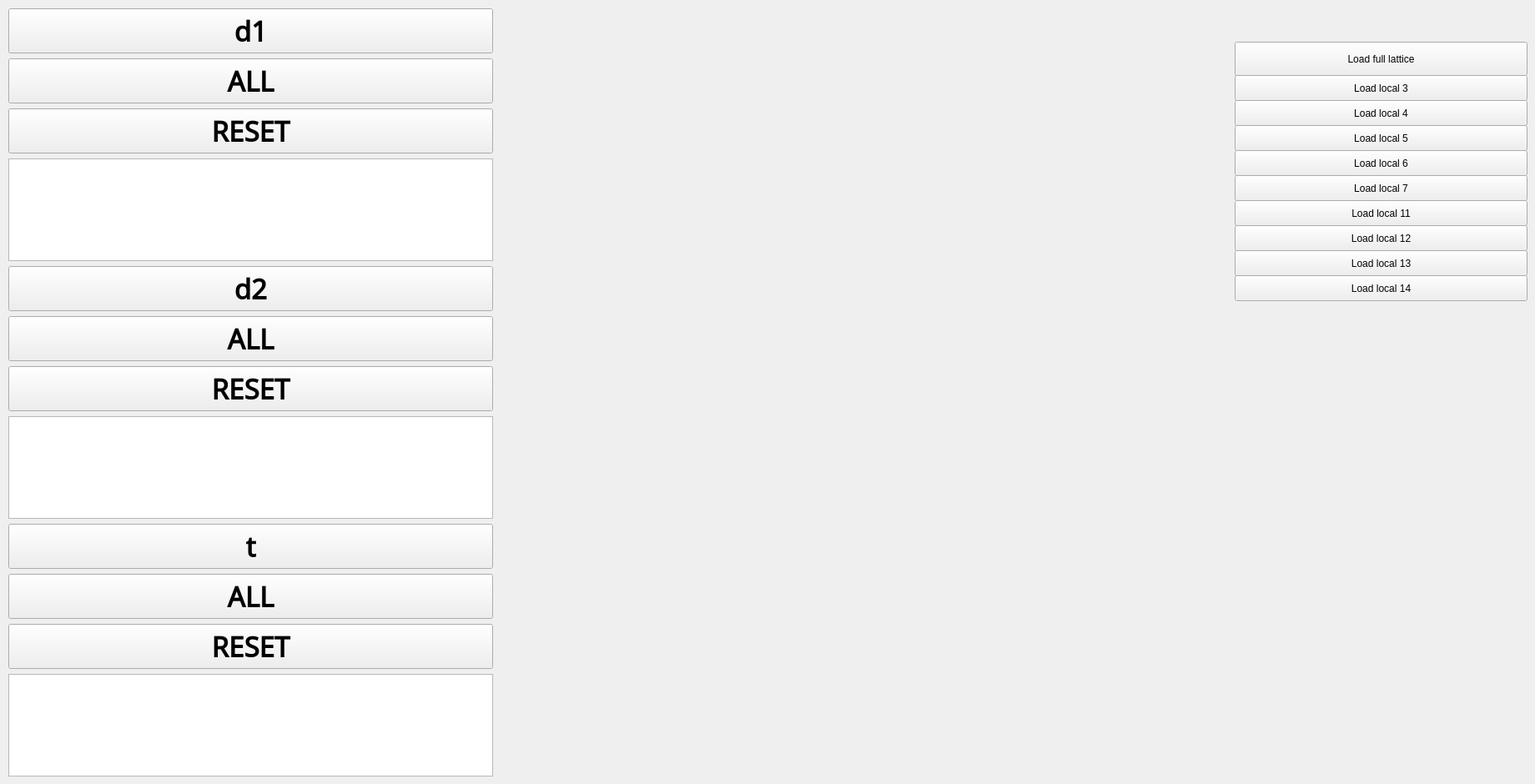
  <widget class="QWidget" name="tab_10">
   <attribute name="title">
    <string>Lattice N=64</string>
   </attribute>
   <widget class="QLabel" name="label_10">
    <property name="geometry">
     <rect>
      <x>600</x>
      <y>10</y>
      <width>931</width>
      <height>871</height>
     </rect>
    </property>
    <property name="text">
     <string/>
    </property>
    <property name="pixmap">
     <pixmap>LatticeN64.svg</pixmap>
    </property>
   </widget>
   <widget class="QWidget" name="layoutWidget_9">
    <property name="geometry">
     <rect>
      <x>10</x>
      <y>10</y>
      <width>581</width>
      <height>921</height>
     </rect>
    </property>
    <layout class="QVBoxLayout" name="verticalLayout_10">
     <item>
      <widget class="QPushButton" name="pushButton_338">
       <property name="font">
        <font>
         <family>Noto Sans Bassa Vah</family>
         <pointsize>25</pointsize>
         <weight>75</weight>
         <bold>true</bold>
        </font>
       </property>
       <property name="text">
        <string>d1</string>
       </property>
      </widget>
     </item>
     <item>
      <widget class="QPushButton" name="pushButton_339">
       <property name="font">
        <font>
         <family>Noto Sans Bassa Vah</family>
         <pointsize>25</pointsize>
         <weight>75</weight>
         <bold>true</bold>
        </font>
       </property>
       <property name="text">
        <string>ALL</string>
       </property>
      </widget>
     </item>
     <item>
      <widget class="QPushButton" name="pushButton_340">
       <property name="font">
        <font>
         <family>Noto Sans Bassa Vah</family>
         <pointsize>25</pointsize>
         <weight>75</weight>
         <bold>true</bold>
        </font>
       </property>
       <property name="text">
        <string>RESET</string>
       </property>
      </widget>
     </item>
     <item>
      <widget class="QPlainTextEdit" name="plainTextEdit_28">
       <property name="font">
        <font>
         <pointsize>18</pointsize>
        </font>
       </property>
      </widget>
     </item>
     <item>
      <widget class="QPushButton" name="pushButton_341">
       <property name="font">
        <font>
         <family>Noto Sans Bassa Vah</family>
         <pointsize>25</pointsize>
         <weight>75</weight>
         <bold>true</bold>
        </font>
       </property>
       <property name="text">
        <string>d2</string>
       </property>
      </widget>
     </item>
     <item>
      <widget class="QPushButton" name="pushButton_342">
       <property name="font">
        <font>
         <family>Noto Sans Bassa Vah</family>
         <pointsize>25</pointsize>
         <weight>75</weight>
         <bold>true</bold>
        </font>
       </property>
       <property name="text">
        <string>ALL</string>
       </property>
      </widget>
     </item>
     <item>
      <widget class="QPushButton" name="pushButton_343">
       <property name="font">
        <font>
         <family>Noto Sans Bassa Vah</family>
         <pointsize>25</pointsize>
         <weight>75</weight>
         <bold>true</bold>
        </font>
       </property>
       <property name="text">
        <string>RESET</string>
       </property>
      </widget>
     </item>
     <item>
      <widget class="QPlainTextEdit" name="plainTextEdit_29">
       <property name="font">
        <font>
         <pointsize>18</pointsize>
        </font>
       </property>
      </widget>
     </item>
     <item>
      <widget class="QPushButton" name="pushButton_344">
       <property name="font">
        <font>
         <family>Noto Sans Bassa Vah</family>
         <pointsize>25</pointsize>
         <weight>75</weight>
         <bold>true</bold>
        </font>
       </property>
       <property name="text">
        <string>t</string>
       </property>
      </widget>
     </item>
     <item>
      <widget class="QPushButton" name="pushButton_345">
       <property name="font">
        <font>
         <family>Noto Sans Bassa Vah</family>
         <pointsize>25</pointsize>
         <weight>75</weight>
         <bold>true</bold>
        </font>
       </property>
       <property name="text">
        <string>ALL</string>
       </property>
      </widget>
     </item>
     <item>
      <widget class="QPushButton" name="pushButton_346">
       <property name="font">
        <font>
         <family>Noto Sans Bassa Vah</family>
         <pointsize>25</pointsize>
         <weight>75</weight>
         <bold>true</bold>
        </font>
       </property>
       <property name="text">
        <string>RESET</string>
       </property>
      </widget>
     </item>
     <item>
      <widget class="QPlainTextEdit" name="plainTextEdit_30">
       <property name="font">
        <font>
         <pointsize>18</pointsize>
        </font>
       </property>
      </widget>
     </item>
    </layout>
   </widget>
   <widget class="QPushButton" name="pushButton_439">
    <property name="geometry">
     <rect>
      <x>620</x>
      <y>130</y>
      <width>81</width>
      <height>71</height>
     </rect>
    </property>
    <property name="styleSheet">
     <string notr="true">background-color: rgba(0,0,0,0); border: none;</string>
    </property>
    <property name="text">
     <string/>
    </property>
   </widget>
   <widget class="QPushButton" name="pushButton_440">
    <property name="geometry">
     <rect>
      <x>700</x>
      <y>130</y>
      <width>81</width>
      <height>71</height>
     </rect>
    </property>
    <property name="styleSheet">
     <string notr="true">background-color: rgba(0,0,0,0); border: none;</string>
    </property>
    <property name="text">
     <string/>
    </property>
   </widget>
   <widget class="QPushButton" name="pushButton_441">
    <property name="geometry">
     <rect>
      <x>800</x>
      <y>130</y>
      <width>81</width>
      <height>71</height>
     </rect>
    </property>
    <property name="styleSheet">
     <string notr="true">background-color: rgba(0,0,0,0); border: none;</string>
    </property>
    <property name="text">
     <string/>
    </property>
   </widget>
   <widget class="QPushButton" name="pushButton_442">
    <property name="geometry">
     <rect>
      <x>900</x>
      <y>130</y>
      <width>81</width>
      <height>71</height>
     </rect>
    </property>
    <property name="styleSheet">
     <string notr="true">background-color: rgba(0,0,0,0); border: none;</string>
    </property>
    <property name="text">
     <string/>
    </property>
   </widget>
   <widget class="QPushButton" name="pushButton_443">
    <property name="geometry">
     <rect>
      <x>1000</x>
      <y>130</y>
      <width>81</width>
      <height>71</height>
     </rect>
    </property>
    <property name="styleSheet">
     <string notr="true">background-color: rgba(0,0,0,0); border: none;</string>
    </property>
    <property name="text">
     <string/>
    </property>
   </widget>
   <widget class="QPushButton" name="pushButton_444">
    <property name="geometry">
     <rect>
      <x>1100</x>
      <y>130</y>
      <width>81</width>
      <height>71</height>
     </rect>
    </property>
    <property name="styleSheet">
     <string notr="true">background-color: rgba(0,0,0,0); border: none;</string>
    </property>
    <property name="text">
     <string/>
    </property>
   </widget>
   <widget class="QPushButton" name="pushButton_445">
    <property name="geometry">
     <rect>
      <x>1210</x>
      <y>130</y>
      <width>81</width>
      <height>71</height>
     </rect>
    </property>
    <property name="styleSheet">
     <string notr="true">background-color: rgba(0,0,0,0); border: none;</string>
    </property>
    <property name="text">
     <string/>
    </property>
   </widget>
   <widget class="QPushButton" name="pushButton_446">
    <property name="geometry">
     <rect>
      <x>1330</x>
      <y>130</y>
      <width>81</width>
      <height>71</height>
     </rect>
    </property>
    <property name="styleSheet">
     <string notr="true">background-color: rgba(0,0,0,0); border: none;</string>
    </property>
    <property name="text">
     <string/>
    </property>
   </widget>
   <widget class="QPushButton" name="pushButton_447">
    <property name="geometry">
     <rect>
      <x>610</x>
      <y>210</y>
      <width>81</width>
      <height>71</height>
     </rect>
    </property>
    <property name="styleSheet">
     <string notr="true">background-color: rgba(0,0,0,0); border: none;</string>
    </property>
    <property name="text">
     <string/>
    </property>
   </widget>
   <widget class="QPushButton" name="pushButton_448">
    <property name="geometry">
     <rect>
      <x>700</x>
      <y>200</y>
      <width>81</width>
      <height>71</height>
     </rect>
    </property>
    <property name="styleSheet">
     <string notr="true">background-color: rgba(0,0,0,0); border: none;</string>
    </property>
    <property name="text">
     <string/>
    </property>
   </widget>
   <widget class="QPushButton" name="pushButton_449">
    <property name="geometry">
     <rect>
      <x>800</x>
      <y>210</y>
      <width>81</width>
      <height>71</height>
     </rect>
    </property>
    <property name="styleSheet">
     <string notr="true">background-color: rgba(0,0,0,0); border: none;</string>
    </property>
    <property name="text">
     <string/>
    </property>
   </widget>
   <widget class="QPushButton" name="pushButton_450">
    <property name="geometry">
     <rect>
      <x>910</x>
      <y>210</y>
      <width>81</width>
      <height>71</height>
     </rect>
    </property>
    <property name="styleSheet">
     <string notr="true">background-color: rgba(0,0,0,0); border: none;</string>
    </property>
    <property name="text">
     <string/>
    </property>
   </widget>
   <widget class="QPushButton" name="pushButton_451">
    <property name="geometry">
     <rect>
      <x>1000</x>
      <y>210</y>
      <width>81</width>
      <height>71</height>
     </rect>
    </property>
    <property name="styleSheet">
     <string notr="true">background-color: rgba(0,0,0,0); border: none;</string>
    </property>
    <property name="text">
     <string/>
    </property>
   </widget>
   <widget class="QPushButton" name="pushButton_452">
    <property name="geometry">
     <rect>
      <x>1100</x>
      <y>210</y>
      <width>81</width>
      <height>71</height>
     </rect>
    </property>
    <property name="styleSheet">
     <string notr="true">background-color: rgba(0,0,0,0); border: none;</string>
    </property>
    <property name="text">
     <string/>
    </property>
   </widget>
   <widget class="QPushButton" name="pushButton_453">
    <property name="geometry">
     <rect>
      <x>1210</x>
      <y>220</y>
      <width>81</width>
      <height>71</height>
     </rect>
    </property>
    <property name="styleSheet">
     <string notr="true">background-color: rgba(0,0,0,0); border: none;</string>
    </property>
    <property name="text">
     <string/>
    </property>
   </widget>
   <widget class="QPushButton" name="pushButton_454">
    <property name="geometry">
     <rect>
      <x>1350</x>
      <y>220</y>
      <width>81</width>
      <height>71</height>
     </rect>
    </property>
    <property name="styleSheet">
     <string notr="true">background-color: rgba(0,0,0,0); border: none;</string>
    </property>
    <property name="text">
     <string/>
    </property>
   </widget>
   <widget class="QPushButton" name="pushButton_455">
    <property name="geometry">
     <rect>
      <x>610</x>
      <y>290</y>
      <width>81</width>
      <height>71</height>
     </rect>
    </property>
    <property name="styleSheet">
     <string notr="true">background-color: rgba(0,0,0,0); border: none;</string>
    </property>
    <property name="text">
     <string/>
    </property>
   </widget>
   <widget class="QPushButton" name="pushButton_456">
    <property name="geometry">
     <rect>
      <x>710</x>
      <y>290</y>
      <width>81</width>
      <height>71</height>
     </rect>
    </property>
    <property name="styleSheet">
     <string notr="true">background-color: rgba(0,0,0,0); border: none;</string>
    </property>
    <property name="text">
     <string/>
    </property>
   </widget>
   <widget class="QPushButton" name="pushButton_457">
    <property name="geometry">
     <rect>
      <x>800</x>
      <y>290</y>
      <width>81</width>
      <height>71</height>
     </rect>
    </property>
    <property name="styleSheet">
     <string notr="true">background-color: rgba(0,0,0,0); border: none;</string>
    </property>
    <property name="text">
     <string/>
    </property>
   </widget>
   <widget class="QPushButton" name="pushButton_458">
    <property name="geometry">
     <rect>
      <x>910</x>
      <y>300</y>
      <width>81</width>
      <height>71</height>
     </rect>
    </property>
    <property name="styleSheet">
     <string notr="true">background-color: rgba(0,0,0,0); border: none;</string>
    </property>
    <property name="text">
     <string/>
    </property>
   </widget>
   <widget class="QPushButton" name="pushButton_459">
    <property name="geometry">
     <rect>
      <x>1010</x>
      <y>290</y>
      <width>81</width>
      <height>71</height>
     </rect>
    </property>
    <property name="styleSheet">
     <string notr="true">background-color: rgba(0,0,0,0); border: none;</string>
    </property>
    <property name="text">
     <string/>
    </property>
   </widget>
   <widget class="QPushButton" name="pushButton_460">
    <property name="geometry">
     <rect>
      <x>1100</x>
      <y>300</y>
      <width>81</width>
      <height>71</height>
     </rect>
    </property>
    <property name="styleSheet">
     <string notr="true">background-color: rgba(0,0,0,0); border: none;</string>
    </property>
    <property name="text">
     <string/>
    </property>
   </widget>
   <widget class="QPushButton" name="pushButton_461">
    <property name="geometry">
     <rect>
      <x>1220</x>
      <y>300</y>
      <width>81</width>
      <height>71</height>
     </rect>
    </property>
    <property name="styleSheet">
     <string notr="true">background-color: rgba(0,0,0,0); border: none;</string>
    </property>
    <property name="text">
     <string/>
    </property>
   </widget>
   <widget class="QPushButton" name="pushButton_462">
    <property name="geometry">
     <rect>
      <x>1340</x>
      <y>300</y>
      <width>81</width>
      <height>71</height>
     </rect>
    </property>
    <property name="styleSheet">
     <string notr="true">background-color: rgba(0,0,0,0); border: none;</string>
    </property>
    <property name="text">
     <string/>
    </property>
   </widget>
   <widget class="QPushButton" name="pushButton_463">
    <property name="geometry">
     <rect>
      <x>610</x>
      <y>370</y>
      <width>81</width>
      <height>71</height>
     </rect>
    </property>
    <property name="styleSheet">
     <string notr="true">background-color: rgba(0,0,0,0); border: none;</string>
    </property>
    <property name="text">
     <string/>
    </property>
   </widget>
   <widget class="QPushButton" name="pushButton_464">
    <property name="geometry">
     <rect>
      <x>700</x>
      <y>360</y>
      <width>81</width>
      <height>71</height>
     </rect>
    </property>
    <property name="styleSheet">
     <string notr="true">background-color: rgba(0,0,0,0); border: none;</string>
    </property>
    <property name="text">
     <string/>
    </property>
   </widget>
   <widget class="QPushButton" name="pushButton_465">
    <property name="geometry">
     <rect>
      <x>790</x>
      <y>360</y>
      <width>81</width>
      <height>71</height>
     </rect>
    </property>
    <property name="styleSheet">
     <string notr="true">background-color: rgba(0,0,0,0); border: none;</string>
    </property>
    <property name="text">
     <string/>
    </property>
   </widget>
   <widget class="QPushButton" name="pushButton_466">
    <property name="geometry">
     <rect>
      <x>900</x>
      <y>370</y>
      <width>81</width>
      <height>71</height>
     </rect>
    </property>
    <property name="styleSheet">
     <string notr="true">background-color: rgba(0,0,0,0); border: none;</string>
    </property>
    <property name="text">
     <string/>
    </property>
   </widget>
   <widget class="QPushButton" name="pushButton_467">
    <property name="geometry">
     <rect>
      <x>1000</x>
      <y>380</y>
      <width>81</width>
      <height>71</height>
     </rect>
    </property>
    <property name="styleSheet">
     <string notr="true">background-color: rgba(0,0,0,0); border: none;</string>
    </property>
    <property name="text">
     <string/>
    </property>
   </widget>
   <widget class="QPushButton" name="pushButton_468">
    <property name="geometry">
     <rect>
      <x>1110</x>
      <y>370</y>
      <width>81</width>
      <height>71</height>
     </rect>
    </property>
    <property name="styleSheet">
     <string notr="true">background-color: rgba(0,0,0,0); border: none;</string>
    </property>
    <property name="text">
     <string/>
    </property>
   </widget>
   <widget class="QPushButton" name="pushButton_469">
    <property name="geometry">
     <rect>
      <x>1220</x>
      <y>390</y>
      <width>81</width>
      <height>71</height>
     </rect>
    </property>
    <property name="styleSheet">
     <string notr="true">background-color: rgba(0,0,0,0); border: none;</string>
    </property>
    <property name="text">
     <string/>
    </property>
   </widget>
   <widget class="QPushButton" name="pushButton_470">
    <property name="geometry">
     <rect>
      <x>1340</x>
      <y>380</y>
      <width>81</width>
      <height>71</height>
     </rect>
    </property>
    <property name="styleSheet">
     <string notr="true">background-color: rgba(0,0,0,0); border: none;</string>
    </property>
    <property name="text">
     <string/>
    </property>
   </widget>
   <widget class="QPushButton" name="pushButton_471">
    <property name="geometry">
     <rect>
      <x>610</x>
      <y>440</y>
      <width>81</width>
      <height>71</height>
     </rect>
    </property>
    <property name="styleSheet">
     <string notr="true">background-color: rgba(0,0,0,0); border: none;</string>
    </property>
    <property name="text">
     <string/>
    </property>
   </widget>
   <widget class="QPushButton" name="pushButton_472">
    <property name="geometry">
     <rect>
      <x>700</x>
      <y>440</y>
      <width>81</width>
      <height>71</height>
     </rect>
    </property>
    <property name="styleSheet">
     <string notr="true">background-color: rgba(0,0,0,0); border: none;</string>
    </property>
    <property name="text">
     <string/>
    </property>
   </widget>
   <widget class="QPushButton" name="pushButton_473">
    <property name="geometry">
     <rect>
      <x>800</x>
      <y>450</y>
      <width>81</width>
      <height>71</height>
     </rect>
    </property>
    <property name="styleSheet">
     <string notr="true">background-color: rgba(0,0,0,0); border: none;</string>
    </property>
    <property name="text">
     <string/>
    </property>
   </widget>
   <widget class="QPushButton" name="pushButton_474">
    <property name="geometry">
     <rect>
      <x>900</x>
      <y>450</y>
      <width>81</width>
      <height>71</height>
     </rect>
    </property>
    <property name="styleSheet">
     <string notr="true">background-color: rgba(0,0,0,0); border: none;</string>
    </property>
    <property name="text">
     <string/>
    </property>
   </widget>
   <widget class="QPushButton" name="pushButton_475">
    <property name="geometry">
     <rect>
      <x>1010</x>
      <y>460</y>
      <width>81</width>
      <height>71</height>
     </rect>
    </property>
    <property name="styleSheet">
     <string notr="true">background-color: rgba(0,0,0,0); border: none;</string>
    </property>
    <property name="text">
     <string/>
    </property>
   </widget>
   <widget class="QPushButton" name="pushButton_476">
    <property name="geometry">
     <rect>
      <x>1110</x>
      <y>460</y>
      <width>81</width>
      <height>71</height>
     </rect>
    </property>
    <property name="styleSheet">
     <string notr="true">background-color: rgba(0,0,0,0); border: none;</string>
    </property>
    <property name="text">
     <string/>
    </property>
   </widget>
   <widget class="QPushButton" name="pushButton_477">
    <property name="geometry">
     <rect>
      <x>1230</x>
      <y>470</y>
      <width>81</width>
      <height>71</height>
     </rect>
    </property>
    <property name="styleSheet">
     <string notr="true">background-color: rgba(0,0,0,0); border: none;</string>
    </property>
    <property name="text">
     <string/>
    </property>
   </widget>
   <widget class="QPushButton" name="pushButton_478">
    <property name="geometry">
     <rect>
      <x>1340</x>
      <y>470</y>
      <width>81</width>
      <height>71</height>
     </rect>
    </property>
    <property name="styleSheet">
     <string notr="true">background-color: rgba(0,0,0,0); border: none;</string>
    </property>
    <property name="text">
     <string/>
    </property>
   </widget>
   <widget class="QPushButton" name="pushButton_479">
    <property name="geometry">
     <rect>
      <x>610</x>
      <y>520</y>
      <width>81</width>
      <height>71</height>
     </rect>
    </property>
    <property name="styleSheet">
     <string notr="true">background-color: rgba(0,0,0,0); border: none;</string>
    </property>
    <property name="text">
     <string/>
    </property>
   </widget>
   <widget class="QPushButton" name="pushButton_480">
    <property name="geometry">
     <rect>
      <x>700</x>
      <y>520</y>
      <width>81</width>
      <height>71</height>
     </rect>
    </property>
    <property name="styleSheet">
     <string notr="true">background-color: rgba(0,0,0,0); border: none;</string>
    </property>
    <property name="text">
     <string/>
    </property>
   </widget>
   <widget class="QPushButton" name="pushButton_481">
    <property name="geometry">
     <rect>
      <x>810</x>
      <y>520</y>
      <width>81</width>
      <height>71</height>
     </rect>
    </property>
    <property name="styleSheet">
     <string notr="true">background-color: rgba(0,0,0,0); border: none;</string>
    </property>
    <property name="text">
     <string/>
    </property>
   </widget>
   <widget class="QPushButton" name="pushButton_482">
    <property name="geometry">
     <rect>
      <x>890</x>
      <y>530</y>
      <width>81</width>
      <height>71</height>
     </rect>
    </property>
    <property name="styleSheet">
     <string notr="true">background-color: rgba(0,0,0,0); border: none;</string>
    </property>
    <property name="text">
     <string/>
    </property>
   </widget>
   <widget class="QPushButton" name="pushButton_483">
    <property name="geometry">
     <rect>
      <x>1000</x>
      <y>540</y>
      <width>81</width>
      <height>71</height>
     </rect>
    </property>
    <property name="styleSheet">
     <string notr="true">background-color: rgba(0,0,0,0); border: none;</string>
    </property>
    <property name="text">
     <string/>
    </property>
   </widget>
   <widget class="QPushButton" name="pushButton_484">
    <property name="geometry">
     <rect>
      <x>1100</x>
      <y>540</y>
      <width>81</width>
      <height>71</height>
     </rect>
    </property>
    <property name="styleSheet">
     <string notr="true">background-color: rgba(0,0,0,0); border: none;</string>
    </property>
    <property name="text">
     <string/>
    </property>
   </widget>
   <widget class="QPushButton" name="pushButton_485">
    <property name="geometry">
     <rect>
      <x>1220</x>
      <y>550</y>
      <width>81</width>
      <height>71</height>
     </rect>
    </property>
    <property name="styleSheet">
     <string notr="true">background-color: rgba(0,0,0,0); border: none;</string>
    </property>
    <property name="text">
     <string/>
    </property>
   </widget>
   <widget class="QPushButton" name="pushButton_486">
    <property name="geometry">
     <rect>
      <x>1340</x>
      <y>550</y>
      <width>81</width>
      <height>71</height>
     </rect>
    </property>
    <property name="styleSheet">
     <string notr="true">background-color: rgba(0,0,0,0); border: none;</string>
    </property>
    <property name="text">
     <string/>
    </property>
   </widget>
   <widget class="QPushButton" name="pushButton_487">
    <property name="geometry">
     <rect>
      <x>600</x>
      <y>590</y>
      <width>81</width>
      <height>71</height>
     </rect>
    </property>
    <property name="styleSheet">
     <string notr="true">background-color: rgba(0,0,0,0); border: none;</string>
    </property>
    <property name="text">
     <string/>
    </property>
   </widget>
   <widget class="QPushButton" name="pushButton_488">
    <property name="geometry">
     <rect>
      <x>690</x>
      <y>600</y>
      <width>81</width>
      <height>71</height>
     </rect>
    </property>
    <property name="styleSheet">
     <string notr="true">background-color: rgba(0,0,0,0); border: none;</string>
    </property>
    <property name="text">
     <string/>
    </property>
   </widget>
   <widget class="QPushButton" name="pushButton_489">
    <property name="geometry">
     <rect>
      <x>800</x>
      <y>610</y>
      <width>81</width>
      <height>71</height>
     </rect>
    </property>
    <property name="styleSheet">
     <string notr="true">background-color: rgba(0,0,0,0); border: none;</string>
    </property>
    <property name="text">
     <string/>
    </property>
   </widget>
   <widget class="QPushButton" name="pushButton_490">
    <property name="geometry">
     <rect>
      <x>900</x>
      <y>600</y>
      <width>81</width>
      <height>71</height>
     </rect>
    </property>
    <property name="styleSheet">
     <string notr="true">background-color: rgba(0,0,0,0); border: none;</string>
    </property>
    <property name="text">
     <string/>
    </property>
   </widget>
   <widget class="QPushButton" name="pushButton_491">
    <property name="geometry">
     <rect>
      <x>1010</x>
      <y>610</y>
      <width>81</width>
      <height>71</height>
     </rect>
    </property>
    <property name="styleSheet">
     <string notr="true">background-color: rgba(0,0,0,0); border: none;</string>
    </property>
    <property name="text">
     <string/>
    </property>
   </widget>
   <widget class="QPushButton" name="pushButton_492">
    <property name="geometry">
     <rect>
      <x>1110</x>
      <y>620</y>
      <width>81</width>
      <height>71</height>
     </rect>
    </property>
    <property name="styleSheet">
     <string notr="true">background-color: rgba(0,0,0,0); border: none;</string>
    </property>
    <property name="text">
     <string/>
    </property>
   </widget>
   <widget class="QPushButton" name="pushButton_493">
    <property name="geometry">
     <rect>
      <x>1230</x>
      <y>620</y>
      <width>81</width>
      <height>71</height>
     </rect>
    </property>
    <property name="styleSheet">
     <string notr="true">background-color: rgba(0,0,0,0); border: none;</string>
    </property>
    <property name="text">
     <string/>
    </property>
   </widget>
   <widget class="QPushButton" name="pushButton_494">
    <property name="geometry">
     <rect>
      <x>1350</x>
      <y>620</y>
      <width>81</width>
      <height>71</height>
     </rect>
    </property>
    <property name="styleSheet">
     <string notr="true">background-color: rgba(0,0,0,0); border: none;</string>
    </property>
    <property name="text">
     <string/>
    </property>
   </widget>
   <widget class="QPushButton" name="pushButton_495">
    <property name="geometry">
     <rect>
      <x>590</x>
      <y>670</y>
      <width>81</width>
      <height>71</height>
     </rect>
    </property>
    <property name="styleSheet">
     <string notr="true">background-color: rgba(0,0,0,0); border: none;</string>
    </property>
    <property name="text">
     <string/>
    </property>
   </widget>
   <widget class="QPushButton" name="pushButton_496">
    <property name="geometry">
     <rect>
      <x>690</x>
      <y>680</y>
      <width>81</width>
      <height>71</height>
     </rect>
    </property>
    <property name="styleSheet">
     <string notr="true">background-color: rgba(0,0,0,0); border: none;</string>
    </property>
    <property name="text">
     <string/>
    </property>
   </widget>
   <widget class="QPushButton" name="pushButton_497">
    <property name="geometry">
     <rect>
      <x>800</x>
      <y>680</y>
      <width>81</width>
      <height>71</height>
     </rect>
    </property>
    <property name="styleSheet">
     <string notr="true">background-color: rgba(0,0,0,0); border: none;</string>
    </property>
    <property name="text">
     <string/>
    </property>
   </widget>
   <widget class="QPushButton" name="pushButton_498">
    <property name="geometry">
     <rect>
      <x>900</x>
      <y>690</y>
      <width>81</width>
      <height>71</height>
     </rect>
    </property>
    <property name="styleSheet">
     <string notr="true">background-color: rgba(0,0,0,0); border: none;</string>
    </property>
    <property name="text">
     <string/>
    </property>
   </widget>
   <widget class="QPushButton" name="pushButton_499">
    <property name="geometry">
     <rect>
      <x>1010</x>
      <y>700</y>
      <width>81</width>
      <height>71</height>
     </rect>
    </property>
    <property name="styleSheet">
     <string notr="true">background-color: rgba(0,0,0,0); border: none;</string>
    </property>
    <property name="text">
     <string/>
    </property>
   </widget>
   <widget class="QPushButton" name="pushButton_500">
    <property name="geometry">
     <rect>
      <x>1120</x>
      <y>690</y>
      <width>81</width>
      <height>71</height>
     </rect>
    </property>
    <property name="styleSheet">
     <string notr="true">background-color: rgba(0,0,0,0); border: none;</string>
    </property>
    <property name="text">
     <string/>
    </property>
   </widget>
   <widget class="QPushButton" name="pushButton_501">
    <property name="geometry">
     <rect>
      <x>1220</x>
      <y>700</y>
      <width>81</width>
      <height>71</height>
     </rect>
    </property>
    <property name="styleSheet">
     <string notr="true">background-color: rgba(0,0,0,0); border: none;</string>
    </property>
    <property name="text">
     <string/>
    </property>
   </widget>
   <widget class="QPushButton" name="pushButton_502">
    <property name="geometry">
     <rect>
      <x>1350</x>
      <y>690</y>
      <width>81</width>
      <height>71</height>
     </rect>
    </property>
    <property name="styleSheet">
     <string notr="true">background-color: rgba(0,0,0,0); border: none;</string>
    </property>
    <property name="text">
     <string/>
    </property>
   </widget>
   <widget class="QPushButton" name="pushButton_849">
    <property name="geometry">
     <rect>
      <x>1480</x>
      <y>50</y>
      <width>351</width>
      <height>41</height>
     </rect>
    </property>
    <property name="text">
     <string>Load full lattice</string>
    </property>
   </widget>
   <widget class="QPushButton" name="pushButton_850">
    <property name="geometry">
     <rect>
      <x>1480</x>
      <y>90</y>
      <width>351</width>
      <height>31</height>
     </rect>
    </property>
    <property name="text">
     <string>Load local 3</string>
    </property>
   </widget>
   <widget class="QPushButton" name="pushButton_851">
    <property name="geometry">
     <rect>
      <x>1480</x>
      <y>120</y>
      <width>351</width>
      <height>31</height>
     </rect>
    </property>
    <property name="text">
     <string>Load local 4</string>
    </property>
   </widget>
   <widget class="QPushButton" name="pushButton_852">
    <property name="geometry">
     <rect>
      <x>1480</x>
      <y>150</y>
      <width>351</width>
      <height>31</height>
     </rect>
    </property>
    <property name="text">
     <string>Load local 5</string>
    </property>
   </widget>
   <widget class="QPushButton" name="pushButton_853">
    <property name="geometry">
     <rect>
      <x>1480</x>
      <y>180</y>
      <width>351</width>
      <height>31</height>
     </rect>
    </property>
    <property name="text">
     <string>Load local 6</string>
    </property>
   </widget>
   <widget class="QPushButton" name="pushButton_854">
    <property name="geometry">
     <rect>
      <x>1480</x>
      <y>210</y>
      <width>351</width>
      <height>31</height>
     </rect>
    </property>
    <property name="text">
     <string>Load local 7</string>
    </property>
   </widget>
   <widget class="QPushButton" name="pushButton_858">
    <property name="geometry">
     <rect>
      <x>1480</x>
      <y>240</y>
      <width>351</width>
      <height>31</height>
     </rect>
    </property>
    <property name="text">
     <string>Load local 11</string>
    </property>
   </widget>
   <widget class="QPushButton" name="pushButton_859">
    <property name="geometry">
     <rect>
      <x>1480</x>
      <y>270</y>
      <width>351</width>
      <height>31</height>
     </rect>
    </property>
    <property name="text">
     <string>Load local 12</string>
    </property>
   </widget>
   <widget class="QPushButton" name="pushButton_860">
    <property name="geometry">
     <rect>
      <x>1480</x>
      <y>300</y>
      <width>351</width>
      <height>31</height>
     </rect>
    </property>
    <property name="text">
     <string>Load local 13</string>
    </property>
   </widget>
   <widget class="QPushButton" name="pushButton_861">
    <property name="geometry">
     <rect>
      <x>1480</x>
      <y>330</y>
      <width>351</width>
      <height>31</height>
     </rect>
    </property>
    <property name="text">
     <string>Load local 14</string>
    </property>
   </widget>
  </widget>
